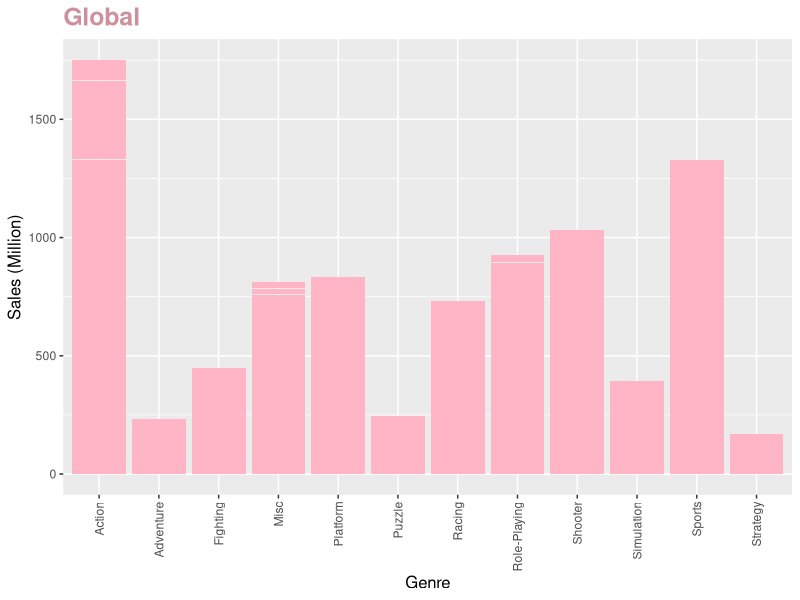
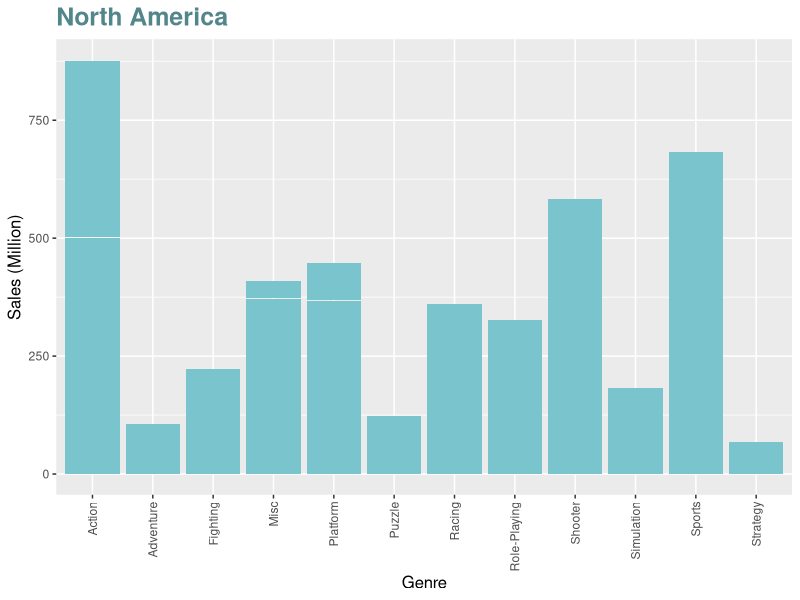
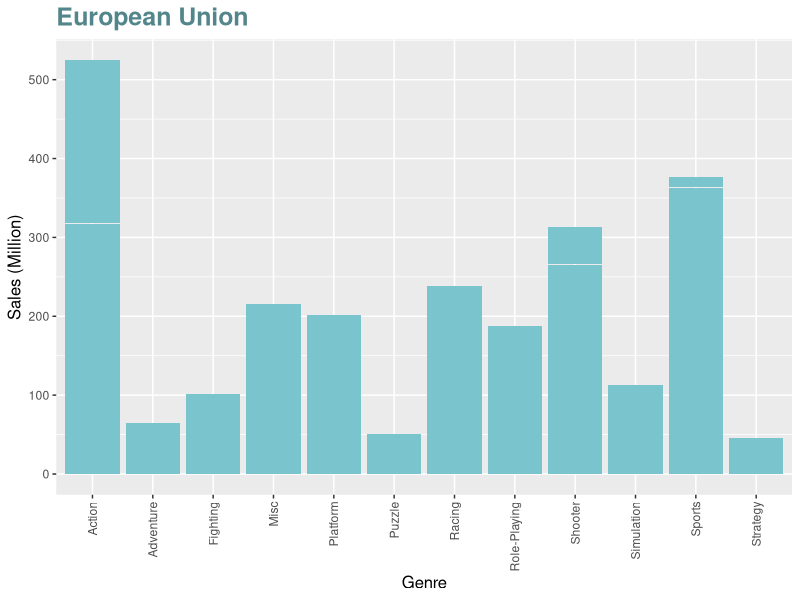
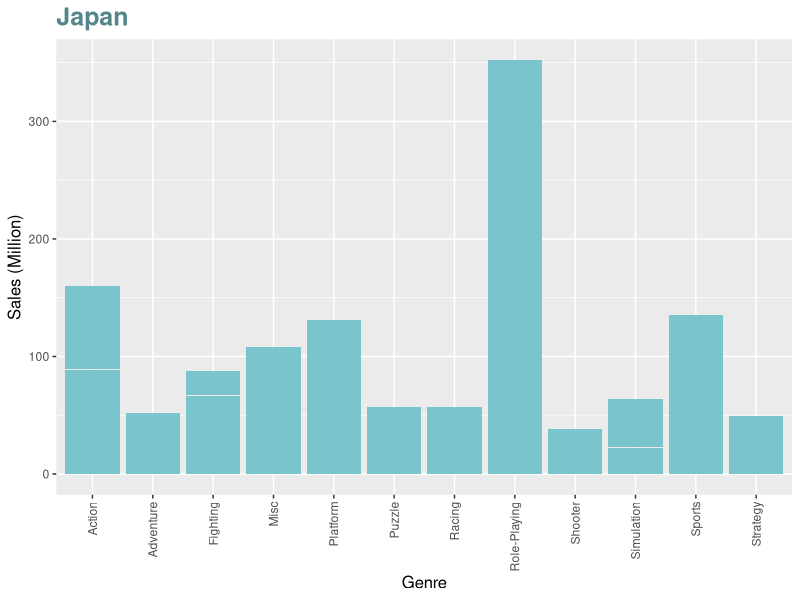
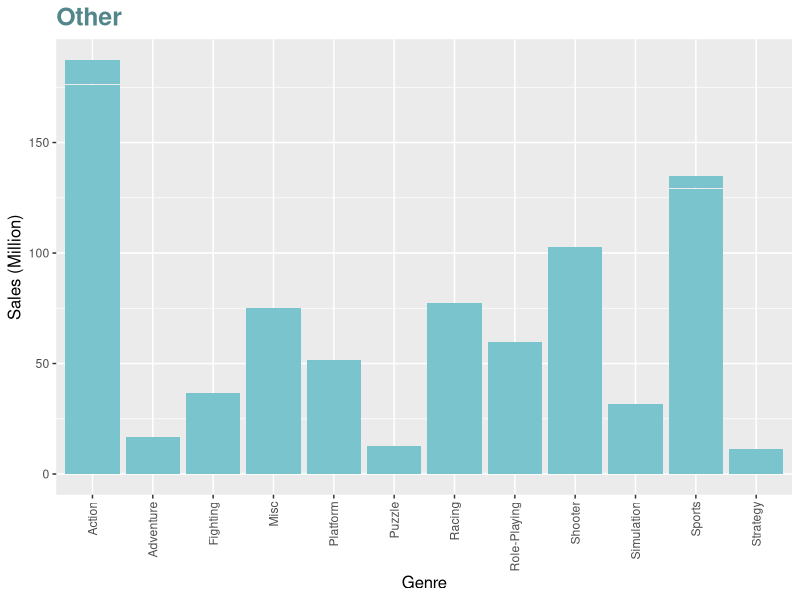

These figures' R source, in order:
## ---- chunk 1
knitr::opts_chunk$set(warning = FALSE, message = FALSE)
library("tidyverse")
library(ggplot2)
vgsales<- read.csv("vgsales.csv")
## ---- chunk 2

Gl<- ggplot(vgsales, aes(x=Genre, y=Global_Sales)) + 
  geom_bar(stat="identity", fill="pink1") + 
  ggtitle("Global") + 
  ylab("Sales (Million)")+
  theme(axis.text.x = element_text(angle = 90, vjust = 0.5, hjust=1))
Gl + theme(
plot.title = element_text(color="pink3", size=18, face="bold"),
axis.title.x = element_text(color="black", size=12),
axis.title.y = element_text(color="black", size=12)
)

NoA<- ggplot(vgsales, aes(x=Genre, y=NA_Sales)) + 
  geom_bar(stat="identity", fill="cadetblue3") + 
  ggtitle("North America") + 
  ylab("Sales (Million)")+
  theme(axis.text.x = element_text(angle = 90, vjust = 0.5, hjust=1))
NoA + theme(
plot.title = element_text(color="cadetblue4", size=18, face="bold"),
axis.title.x = element_text(color="black", size=12),
axis.title.y = element_text(color="black", size=12)
)

EU<- ggplot(vgsales, aes(x=Genre, y=EU_Sales)) + 
  geom_bar(stat="identity", fill="cadetblue3") + 
  ggtitle("European Union") + 
  ylab("Sales (Million)")+
  theme(axis.text.x = element_text(angle = 90, vjust = 0.5, hjust=1))
EU + theme(
plot.title = element_text(color="cadetblue4", size=18, face="bold"),
axis.title.x = element_text(color="black", size=12),
axis.title.y = element_text(color="black", size=12)
)

JP<- ggplot(vgsales, aes(x=Genre, y=JP_Sales)) + 
  geom_bar(stat="identity", fill="cadetblue3") + 
  ggtitle("Japan") + 
  ylab("Sales (Million)")+
  theme(axis.text.x = element_text(angle = 90, vjust = 0.5, hjust=1))
JP + theme(
plot.title = element_text(color="cadetblue4", size=18, face="bold"),
axis.title.x = element_text(color="black", size=12),
axis.title.y = element_text(color="black", size=12)
)

O<- ggplot(vgsales, aes(x=Genre, y=Other_Sales)) + 
  geom_bar(stat="identity", fill="cadetblue3") + 
  ggtitle("Other") + 
  ylab("Sales (Million)")+
  theme(axis.text.x = element_text(angle = 90, vjust = 0.5, hjust=1))
O + theme(
plot.title = element_text(color="cadetblue4", size=18, face="bold"),
axis.title.x = element_text(color="black", size=12),
axis.title.y = element_text(color="black", size=12)
)
